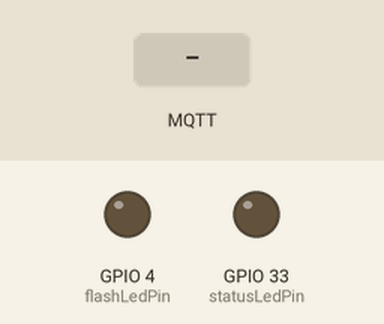
Simulated run of this sketch. Board: ESP32. Shown: output pins drawn as LEDs (lit = HIGH). The test bench sets the inputs (shaded band). WiFi joins after 1.5 s; servers stay silent unless stated; no MQTT or app messages arrive unless stated; what the sketch prints to the serial monitor is not drawn.

Above: at 5.2 s.
5.3 s: MQTT message "true" arrives on the first subscribed topic
At 6.5 s:
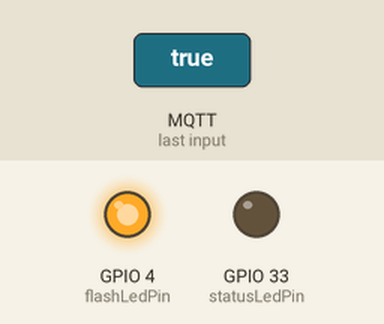
8.3 s: MQTT message "false" arrives on the first subscribed topic
At 8.8 s:
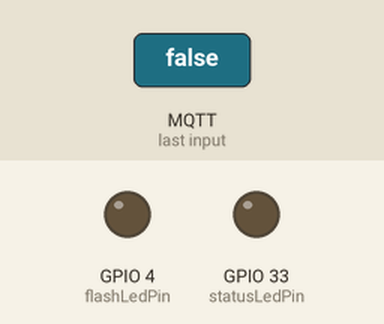
Timing chart, 0 to 11.3 s (numbered marks = the images above; inputs shaded):
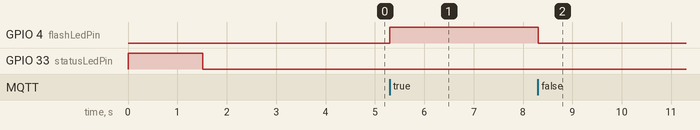

Measured:
- after the input at 5.3 s, GPIO 4 (flashLedPin): LOW → HIGH at once
- after the input at 8.3 s, GPIO 4 (flashLedPin): HIGH → LOW at once

The sketch:

UltrasonicSensor-ESP32CAM-MQTT.ino
```cpp
/*
 * Lectura de sensor ultrasonico HC-SR04 con el ESP32CAM y MQTT
 * por: Hugo Escalpelo
 * Fecha: 1 de octubre de 2021
 *
 * Este programa lee el sensor ultrasonico con la biblioteca Ultrasonic de Erick Simoes
 * en suversion 3.0.0. Se mezcla con el programa ESP32CAM-MQTT basic del repositorio Codigo-IoT
 *
 * Componente     PinESP32CAM     Estados lógicos
 * ledStatus------GPIO 33---------On=>LOW, Off=>HIGH
 * ledFlash-------GPIO 4----------On=>HIGH, Off=>LOW
 * HC-SR04-VCC----VCC-FTDI
 * HC-SR04-GND----GND-FTDI
 * HC-SR04-Trig---GPI013
 * HC-SR04-Echo---GPI012
 */

//Bibliotecas
#include <WiFi.h>  // Biblioteca para el control de WiFi
#include <PubSubClient.h> //Biblioteca para conexion MQTT

//Datos de WiFi
const char* ssid = "INFINITUMAB6C_2.4";  // Aquí debes poner el nombre de tu red
const char* password = "b4c32G60MM";  // Aquí debes poner la contraseña de tu red

//Datos del broker MQTT
const char* mqtt_server = "192.168.1.83"; // Si estas en una red local, coloca la IP asignada, en caso contrario, coloca la IP publica
IPAddress server(192,168,1,83);

// Objetos
WiFiClient espClient; // Este objeto maneja los datos de conexion WiFi
PubSubClient client(espClient); // Este objeto maneja los datos de conexion al broker

// Variables
int flashLedPin = 4;  // Para indicar el estatus de conexión
int statusLedPin = 33; // Para ser controlado por MQTT
long timeNow, timeLast; // Variables de control de tiempo no bloqueante
int data = 0; // Contador
int wait = 5000;  // Indica la espera cada 5 segundos para envío de mensajes MQTT

// Inicialización del programa
void setup() {
  // Iniciar comunicación serial
  Serial.begin (115200);
  pinMode (flashLedPin, OUTPUT);
  pinMode (statusLedPin, OUTPUT);
  digitalWrite (flashLedPin, LOW);
  digitalWrite (statusLedPin, HIGH);

  Serial.println();
  Serial.println();
  Serial.print("Conectar a ");
  Serial.println(ssid);

  WiFi.begin(ssid, password); // Esta es la función que realiz la conexión a WiFi

  while (WiFi.status() != WL_CONNECTED) { // Este bucle espera a que se realice la conexión
    digitalWrite (statusLedPin, HIGH);
    delay(500); //dado que es de suma importancia esperar a la conexión, debe usarse espera bloqueante
    digitalWrite (statusLedPin, LOW);
    Serial.print(".");  // Indicador de progreso
    delay (5);
  }

  // Cuando se haya logrado la conexión, el programa avanzará, por lo tanto, puede informarse lo siguiente
  Serial.println();
  Serial.println("WiFi conectado");
  Serial.println("Direccion IP: ");
  Serial.println(WiFi.localIP());

  // Si se logro la conexión, encender led
  if (WiFi.status () > 0){
  digitalWrite (statusLedPin, LOW);
  }

  delay (1000); // Esta espera es solo una formalidad antes de iniciar la comunicación con el broker

  // Conexión con el broker MQTT
  client.setServer(server, 1883); // Conectarse a la IP del broker en el puerto indicado
  client.setCallback(callback); // Activar función de CallBack, permite recibir mensajes MQTT y ejecutar funciones a partir de ellos
  delay(1500);  // Esta espera es preventiva, espera a la conexión para no perder información

  timeLast = millis (); // Inicia el control de tiempo
}// fin del void setup ()

// Cuerpo del programa, bucle principal
void loop() {
  //Verificar siempre que haya conexión al broker
  if (!client.connected()) {
    reconnect();  // En caso de que no haya conexión, ejecutar la función de reconexión, definida despues del void setup ()
  }// fin del if (!client.connected())
  client.loop(); // Esta función es muy importante, ejecuta de manera no bloqueante las funciones necesarias para la comunicación con el broker

  timeNow = millis(); // Control de tiempo para esperas no bloqueantes
  if (timeNow - timeLast > wait) { // Manda un mensaje por MQTT cada cinco segundos
    timeLast = timeNow; // Actualización de seguimiento de tiempo

    data++; // Incremento a la variable para ser enviado por MQTT
    char dataString[8]; // Define una arreglo de caracteres para enviarlos por MQTT, especifica la longitud del mensaje en 8 caracteres
    dtostrf(data, 1, 2, dataString);  // Esta es una función nativa de leguaje AVR que convierte un arreglo de caracteres en una variable String
    Serial.print("Contador: "); // Se imprime en monitor solo para poder visualizar que el evento sucede
    Serial.println(dataString);
    client.publish("esp32/data", dataString); // Esta es la función que envía los datos por MQTT, especifica el tema y el valor
  }// fin del if (timeNow - timeLast > wait)
}// fin del void loop ()

// Funciones de usuario

// Esta función permite tomar acciones en caso de que se reciba un mensaje correspondiente a un tema al cual se hará una suscripción
void callback(char* topic, byte* message, unsigned int length) {

  // Indicar por serial que llegó un mensaje
  Serial.print("Llegó un mensaje en el tema: ");
  Serial.print(topic);

  // Concatenar los mensajes recibidos para conformarlos como una varialbe String
  String messageTemp; // Se declara la variable en la cual se generará el mensaje completo
  for (int i = 0; i < length; i++) {  // Se imprime y concatena el mensaje
    Serial.print((char)message[i]);
    messageTemp += (char)message[i];
  }

  // Se comprueba que el mensaje se haya concatenado correctamente
  Serial.println();
  Serial.print ("Mensaje concatenado en una sola variable: ");
  Serial.println (messageTemp);

  // En esta parte puedes agregar las funciones que requieras para actuar segun lo necesites al recibir un mensaje MQTT

  // Ejemplo, en caso de recibir el mensaje true - false, se cambiará el estado del led soldado en la placa.
  // El ESP323CAM está suscrito al tema esp/output
  if (String(topic) == "esp32/output") {  // En caso de recibirse mensaje en el tema esp32/output
    if(messageTemp == "true"){
      Serial.println("Led encendido");
      digitalWrite(flashLedPin, HIGH);
    }// fin del if (String(topic) == "esp32/output")
    else if(messageTemp == "false"){
      Serial.println("Led apagado");
      digitalWrite(flashLedPin, LOW);
    }// fin del else if(messageTemp == "false")
  }// fin del if (String(topic) == "esp32/output")
}// fin del void callback

// Función para reconectarse
void reconnect() {
  // Bucle hasta lograr conexión
  while (!client.connected()) { // Pregunta si hay conexión
    Serial.print("Tratando de contectarse...");
    // Intentar reconexión
    if (client.connect("ESP32CAMClient")) { //Pregunta por el resultado del intento de conexión
      Serial.println("Conectado");
      client.subscribe("esp32/output"); // Esta función realiza la suscripción al tema
    }// fin del  if (client.connect("ESP32CAMClient"))
    else {  //en caso de que la conexión no se logre
      Serial.print("Conexion fallida, Error rc=");
      Serial.print(client.state()); // Muestra el codigo de error
      Serial.println(" Volviendo a intentar en 5 segundos");
      // Espera de 5 segundos bloqueante
      delay(5000);
      Serial.println (client.connected ()); // Muestra estatus de conexión
    }// fin del else
  }// fin del bucle while (!client.connected())
}// fin de void reconnect(
```
